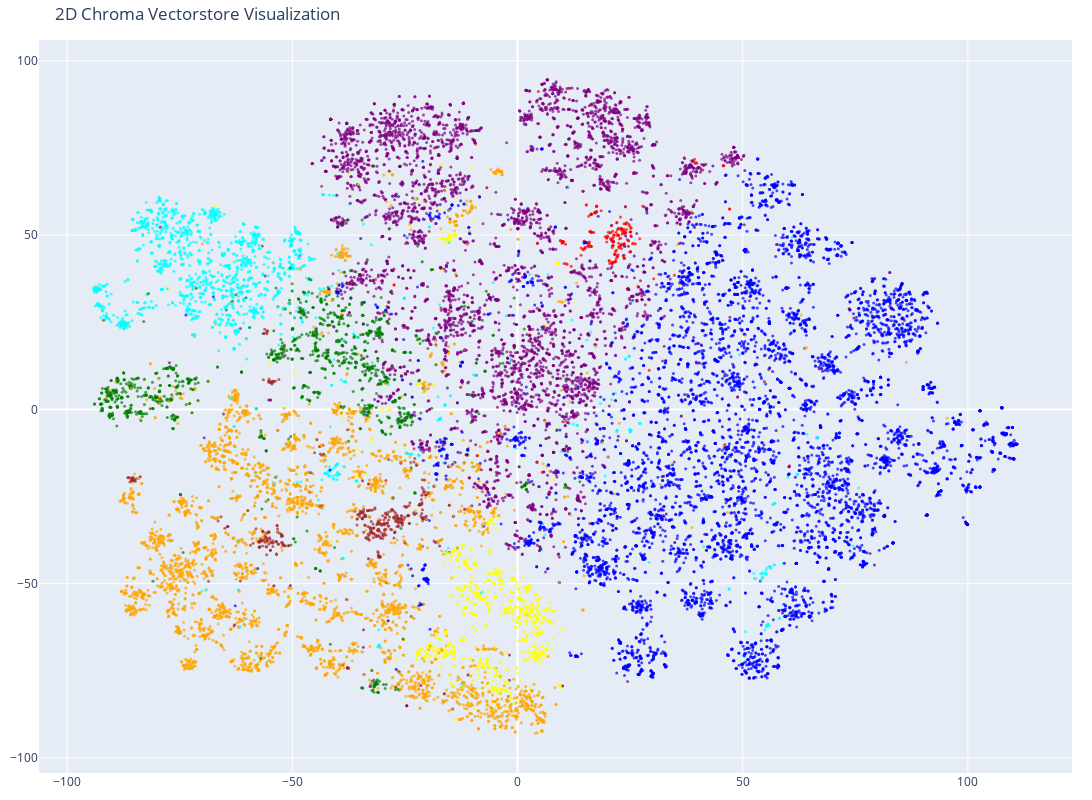

The code cell stored with this chart in its notebook:
### Code cell
# Create the 2D scatter plot
fig = go.Figure(data=[go.Scatter(
    x=reduced_vectors[:, 0],
    y=reduced_vectors[:, 1],
    mode='markers',
    marker=dict(size=3, color=colors, opacity=0.7),
)])

fig.update_layout(
    title='2D Chroma Vectorstore Visualization',
    scene=dict(xaxis_title='x', yaxis_title='y'),
    width=1200,
    height=800,
    margin=dict(r=20, b=10, l=10, t=40)
)

fig.show()

### Figure 1 — Plotly figure (JSON) as saved in the notebook; plotly's stock layout.template omitted (floating-point values rounded to 4 significant figures; data arrays with more than 128 entries replaced by an {"elided": "..."} marker saying what was removed)
{"data": [{"marker": {"color": {"elided": "20000 str values"}, "opacity": 0.7, "size": 3}, "mode": "markers", "type": "scatter", "x": {"elided": "20000 float values"}, "y": {"elided": "20000 float values"}}], "layout": {"height": 800, "margin": {"b": 10, "l": 10, "r": 20, "t": 40}, "scene": {"xaxis": {"title": {"text": "x"}}, "yaxis": {"title": {"text": "y"}}}, "title": {"text": "2D Chroma Vectorstore Visualization"}, "width": 1200}}
